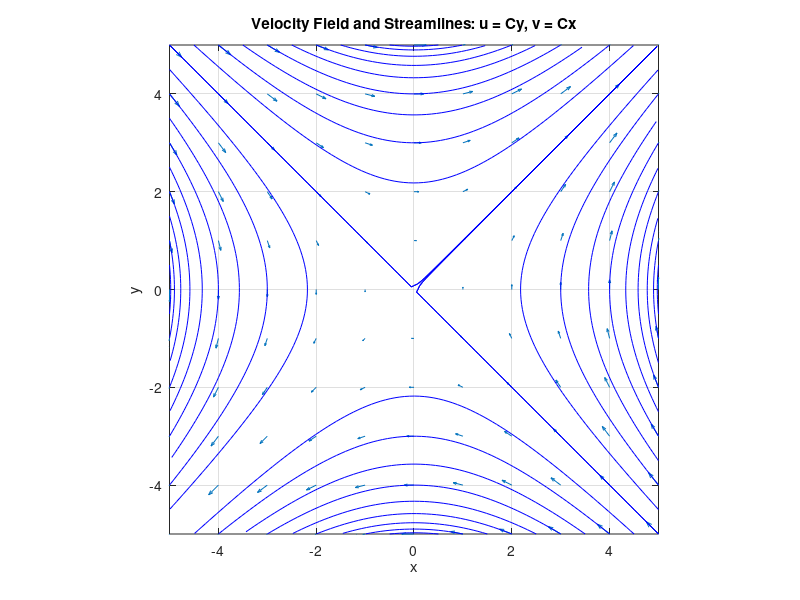

This figure's MATLAB source:
C = 0.05;

[x,y] = meshgrid(-5:1:5, -5:1:5);

% 2D vector field for matlab v = <u,v> = <dx/dt, dy/xt>

u = C*y;
v = C*x;


figure;
quiver(x,y,u,v,0);   % 0 means do not autoscale vectors
hold on;

% Streamlines from dy/dx = v/u
% Analytical form: y^2 - x^2 = constant

% startx = -5:1:5;
% starty = 5*ones(size(startx));
s = linspace(-5,5,21)

startx = [s, s, -5*ones(size(s)), 5*ones(size(s))];
starty = [-5*ones(size(s)), 5*ones(size(s)), s, s];

streamline(x,y,u,v,startx,starty);
%streamline(x,y,u,v,startx,starty);
% du / dv = (dy/ds) / (dx/ds) = dy / dx 
% syntax: location where the velocity is known ; x-compo= u ; y compo=v;
% starting point from which matlab trace streamline


xlabel('x');
ylabel('y');
axis equal;
xlim([-5 5]);
ylim([-5 5]);
grid on;
title('Velocity Field and Streamlines: u = Cy, v = Cx');
